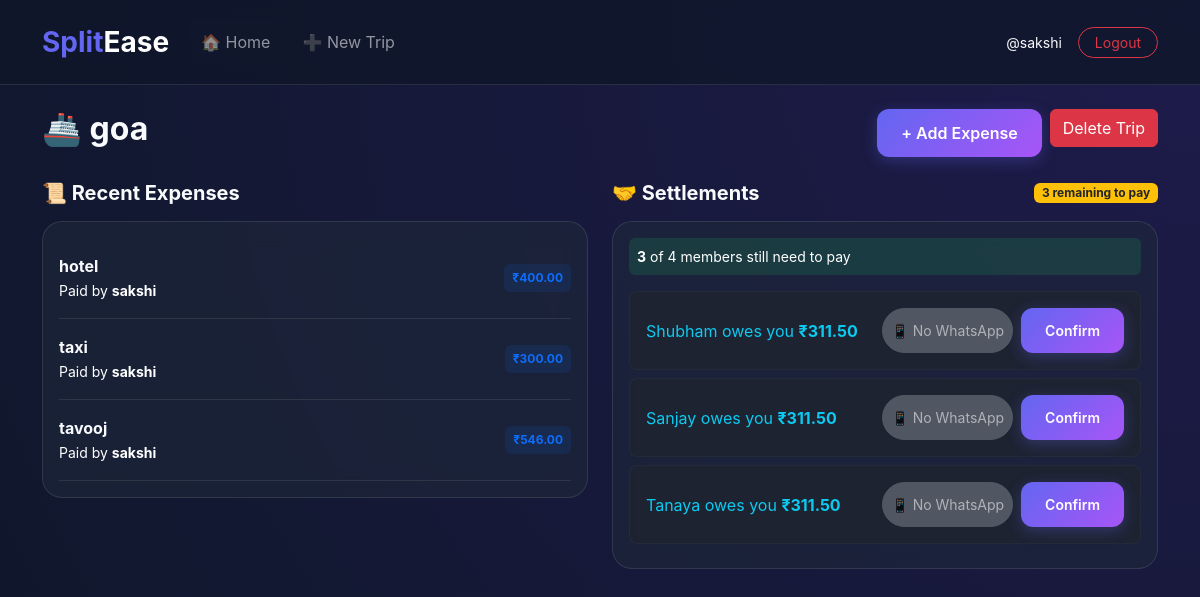
Page /trip/6/ (signed in) on the committed database.
### expenses/models.py (models this page shows, shortened)
class Trip(models.Model):
    name = models.CharField(max_length=100)
    description = models.TextField(null=True,blank=True)
    members = models.ManyToManyField(User, related_name="trips")
    created_by = models.ForeignKey(User, on_delete=models.CASCADE, related_name="created_trips", null=True, blank=True)
    created_at = models.DateTimeField(auto_now_add=True,null=True, blank=True)

class Expense(models.Model):
    CATEGORIES = [
        ('Food', 'Food'),
        ('Travel', 'Travel'),
        ('Stay', 'Stay'),
        ('Other', 'Other'),
    ]
    trip = models.ForeignKey(Trip, on_delete=models.CASCADE, related_name="expenses")
    amount = models.DecimalField(max_digits=10, decimal_places=2)
    paid_by = models.ForeignKey(User, on_delete=models.CASCADE)
    category = models.CharField(max_length=50, choices=CATEGORIES)
    description = models.CharField(max_length=255)
    date = models.DateField(auto_now_add=True,null=True, blank=True)

class Debt(models.Model):
    trip = models.ForeignKey(Trip, on_delete=models.CASCADE)
    from_user = models.ForeignKey(User, related_name="debts_to_pay", on_delete=models.CASCADE)
    to_user = models.ForeignKey(User, related_name="debts_to_receive", on_delete=models.CASCADE)
    amount = models.DecimalField(max_digits=10, decimal_places=2, default=0)
    class Meta:
        unique_together = ('trip', 'from_user', 'to_user')

### expenses/views.py (the view)
# urls.py: path('trip/<int:trip_id>/', views.trip_dashboard, name='trip_dashboard'),
def trip_dashboard(request, trip_id):
    trip = get_object_or_404(Trip, id=trip_id)
    debts = Debt.objects.filter(trip=trip).exclude(amount=0)
    simplified_debts = []
    for debt in debts:
        whatsapp_number = None
        try:
            trip_member = TripMember.objects.get(trip=trip, user=debt.from_user)
            whatsapp_number = trip_member.whatsapp_number
        except TripMember.DoesNotExist:
            try:
                trip_member = TripMember.objects.get(trip=trip, name=debt.from_user.username)
                whatsapp_number = trip_member.whatsapp_number
            except TripMember.DoesNotExist:
                whatsapp_number = None
        debtor_name = debt.from_user.first_name if debt.from_user.first_name else debt.from_user.username
        creditor_name = debt.to_user.first_name if debt.to_user.first_name else debt.to_user.username
        message = f"Hey {debtor_name}, just a friendly nudge from SplitEase! 🌍 Regarding our trip {trip.name}, {creditor_name} covered an expense and your share comes to ₹{debt.amount}. Check the home dashboard of SplitEase for the full breakdown whenever you're free. Thanks! 🤝"
        simplified_debts.append({
            'debtor': debt.from_user,
            'creditor': debt.to_user,
            'debtor_id': debt.from_user.id,
            'creditor_id': debt.to_user.id,
            'amount': debt.amount,
            'whatsapp_number': whatsapp_number,
            'message': message,
        })
    remaining_to_pay = len(simplified_debts)
    context = {
        'trip': trip,
        'simplified_debts': simplified_debts,
        'remaining_to_pay': remaining_to_pay,
        'total_members': trip.members.count(),
    }
    return render(request, 'expenses/dashboard.html', context)

### expenses/templates/expenses/dashboard.html (shortened to what this page needs)
{% extends 'base.html' %}
{% block content %}
<div class="d-flex justify-content-between align-items-center mb-4">
    <h2 class="fw-bold">🚢 {{ trip.name }}</h2>
    <div class="d-flex gap-2">
        <a href="{% url 'add_expense' trip.id %}" class="btn btn-primary">+ Add Expense</a>
        {% if trip.created_by == request.user or not trip.created_by %}
        <form method="post" action="{% url 'delete_trip' trip.id %}" onsubmit="return confirm('Are you sure you want to delete this trip?');" class="mb-0">
            <button type="submit" class="btn btn-danger">Delete Trip</button>
        </form>
        {% endif %}
    </div>
</div>
<div class="row g-4">
    <div class="col-md-6">
        <h5 class="fw-bold mb-3 ">📜 Recent Expenses</h5>
        <div class="card p-3">
            {% for exp in trip.expenses.all %}
            {% if exp.description != "Aagra" %}
            <div class="d-flex justify-content-between align-items-center py-3 border-bottom border-secondary border-opacity-25">
                <div>
                    <p class="fw-bold mb-0">{{ exp.description }}</p>
                    <small class="text-white">Paid by <strong class="text-white">{{ exp.paid_by.first_name|default:exp.paid_by.username }}</strong></small>
                </div>
                <span class="badge bg-primary bg-opacity-10 text-primary p-2">₹{{ exp.amount }}</span>
            </div>
            {% endif %}
            {% endfor %}
        </div>
    </div>
    <div class="col-md-6">
        <div class="d-flex justify-content-between align-items-center mb-3">
            <h5 class="fw-bold m-0">🤝 Settlements</h5>
            <span class="badge bg-warning text-dark">
                {{ remaining_to_pay }} remaining to pay
            </span>
        </div>
        <div class="card p-3">
            {% if simplified_debts %}
            <div class="d-flex justify-content-between align-items-center mb-3 p-2 bg-success bg-opacity-25 rounded">
                <small class="text-white">
                    <strong>{{ remaining_to_pay }}</strong> of {{ total_members }} members still need to pay
                </small>
            </div>
            {% endif %}
            {% for item in simplified_debts %}
            <div class="debt-row d-flex justify-content-between align-items-center p-3 bg-dark bg-opacity-50 rounded-3 mb-2 border border-secondary border-opacity-10">
                <div>
                    {% if request.user == item.debtor %}
                        <p class="mb-0 text-warning">You owe <strong>₹{{ item.amount|floatformat:2 }}</strong> to {{ item.creditor.first_name|default:item.creditor.username }}</p>
                    {% elif request.user == item.creditor %}
                        <p class="mb-0 text-info">{{ item.debtor.first_name|default:item.debtor.username }} owes you <strong>₹{{ item.amount|floatformat:2 }}</strong></p>
                    {% else %}
                        <p class="mb-0"><strong>{{ item.debtor.first_name|default:item.debtor.username }}</strong> owes <strong>₹{{ item.amount|floatformat:2 }}</strong> to {{ item.creditor.first_name|default:item.creditor.username }}</p>
                    {% endif %}
                </div>
                <div class="d-flex gap-2">
                    {% if request.user == item.creditor %}
                        {% if item.whatsapp_number %}
                        <a href="https://wa.me/{{ item.whatsapp_number|cut:'+' }}?text={{ item.message|urlencode }}"
                           target="_blank"
                           class="btn btn-sm btn-success rounded-pill"
                           title="Send WhatsApp Reminder">
                            📱 Set Reminder
                        </a>
                        {% else %}
                        <button class="btn btn-sm btn-secondary rounded-pill" disabled title="No WhatsApp number available">
                            📱 No WhatsApp
                        </button>
                        {% endif %}
                        <form action="{% url 'settle_debt_simplified' trip.id item.debtor_id item.creditor_id %}" method="POST" class="mb-0">
                            <button class="btn btn-sm btn-primary rounded-pill">Confirm</button>
                        </form>
                    {% endif %}
                </div>
            </div>
            {% empty %}
            <p class="text-center py-4">🎉 All settled up! No pending payments.</p>
            {% endfor %}
        </div>
    </div>
</div>
{% endblock %}

### expenses/templates/base.html (shortened to what this page needs)
{% load static %}
<!DOCTYPE html>
<html lang="en">
<head>
    <link href="https://cdn.jsdelivr.net/npm/bootstrap@5.3.0/dist/css/bootstrap.min.css" rel="stylesheet">
    <link rel="stylesheet" href="{% static 'css/style.css' %}">
    <link href="https://cdn.jsdelivr.net/npm/tom-select@2.2.2/dist/css/tom-select.bootstrap5.min.css" rel="stylesheet">
</head>
<body>
    <nav class="navbar navbar-expand-lg navbar-dark navbar-custom sticky-top py-3">
        <div class="container">
            <a class="navbar-brand fw-bold fs-3" href="{% url 'home' %}">
                <span style="color: var(--primary);">Split</span>Ease
            </a>
            <div class="collapse navbar-collapse" id="navbarNav">
                <ul class="navbar-nav me-auto">
                    <li class="nav-item"><a class="nav-link px-3" href="{% url 'home' %}">🏠 Home</a></li>
                    <li class="nav-item"><a class="nav-link px-3" href="{% url 'create_trip' %}">➕ New Trip</a></li>
                </ul>
                {% if user.is_authenticated %}
                <div class="d-flex align-items-center gap-3">
                    <span class=" small">@{{ user.username }}</span>
                    <form action="{% url 'logout' %}" method="post" class="m-0">
                        <button type="submit" class="btn btn-outline-danger btn-sm rounded-pill px-3">Logout</button>
                    </form>
                </div>
                {% endif %}
            </div>
        </div>
    </nav>
    <div class="container mt-4">
        {% block content %}{% endblock %}
    </div>
</body>
</html>

### static/css/style.css (style rules this page uses)
:root { --primary: #6366f1; --primary-hover: #4f46e5; --accent: #a855f7; --bg-dark: #0f172a; --glass-bg: rgba(30, 41, 59, 0.6); --glass-border: rgba(255, 255, 255, 0.1); --text-main: #f8fafc; --text-muted: #94a3b8; }
body { background: radial-gradient(circle at top right, #1e1b4b, #0f172a); background-attachment: fixed; color: var(--text-main); font-family: 'Inter', system-ui, -apple-system, sans-serif; min-height: 100vh; }
.card, .glass-card { background: var(--glass-bg) !important; backdrop-filter: blur(12px); -webkit-backdrop-filter: blur(12px); border: 1px solid var(--glass-border) !important; border-radius: 20px !important; color: var(--text-main) !important; transition: transform 0.3s ease, box-shadow 0.3s ease; }
.btn-primary { background: linear-gradient(135deg, var(--primary) 0%, var(--accent) 100%) !important; border: none !important; padding: 12px 24px !important; font-weight: 600 !important; border-radius: 12px !important; box-shadow: 0 4px 15px rgba(99, 102, 241, 0.3) !important; }
.navbar-custom { background: rgba(15, 23, 42, 0.8) !important; backdrop-filter: blur(10px); border-bottom: 1px solid var(--glass-border); }

### rows in the picture
Trip: name "goa"
Expense: description "hotel", paid_by.first_name "sakshi", amount "400.00"
Expense: description "taxi", paid_by.first_name "sakshi", amount "300.00"
Expense: description "tavooj", paid_by.first_name "sakshi", amount "546.00"

### other values in the picture
{{ user.username }} "sakshi"
{{ remaining_to_pay }} "3"
{{ total_members }} "4"
{{ item.debtor.first_name|default:item.debtor.username }} "Shubham"
{{ item.amount|floatformat:2 }} "311.50"
{{ item.debtor.first_name|default:item.debtor.username }} "Sanjay"
{{ item.debtor.first_name|default:item.debtor.username }} "Tanaya"
